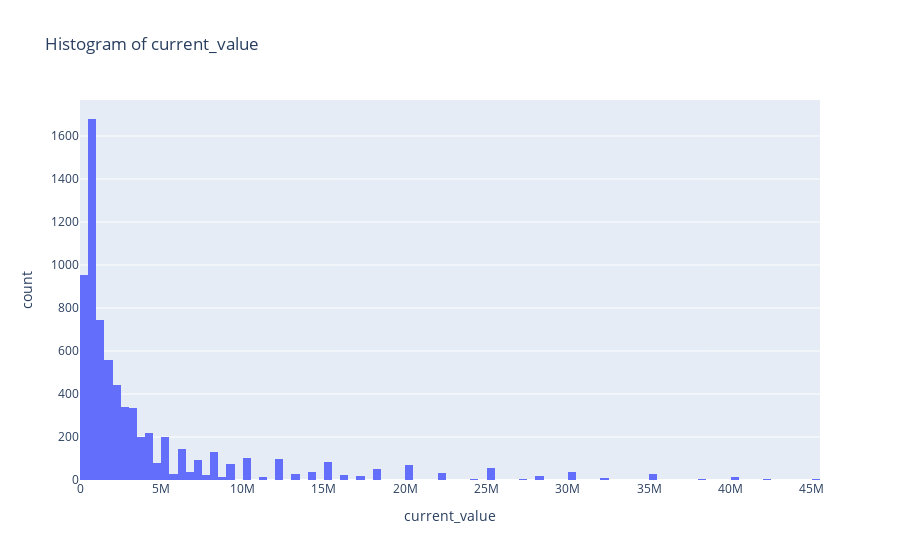

Notebook code for this chart:
### Code cell
fig = px.histogram(player, x='current_value', title='Histogram of current_value')
fig.update_layout(xaxis_title='current_value')
fig.show()

### Figure 1 — Plotly figure (JSON) as saved in the notebook; plotly's stock layout.template omitted (floating-point values rounded to 4 significant figures; data arrays with more than 128 entries replaced by an {"elided": "..."} marker saying what was removed)
{"data": [{"alignmentgroup": "True", "bingroup": "x", "hovertemplate": "current_value=%{x}<br>count=%{y}<extra></extra>", "legendgroup": "", "marker": {"color": "#636efa", "pattern": {"shape": ""}}, "name": "", "offsetgroup": "", "orientation": "v", "showlegend": false, "type": "histogram", "x": {"elided": "7038 int values"}, "xaxis": "x", "yaxis": "y"}], "layout": {"barmode": "relative", "legend": {"tracegroupgap": 0}, "title": {"text": "Histogram of current_value"}, "xaxis": {"anchor": "y", "domain": [0, 1], "title": {"text": "current_value"}}, "yaxis": {"anchor": "x", "domain": [0, 1], "title": {"text": "count"}}}}
